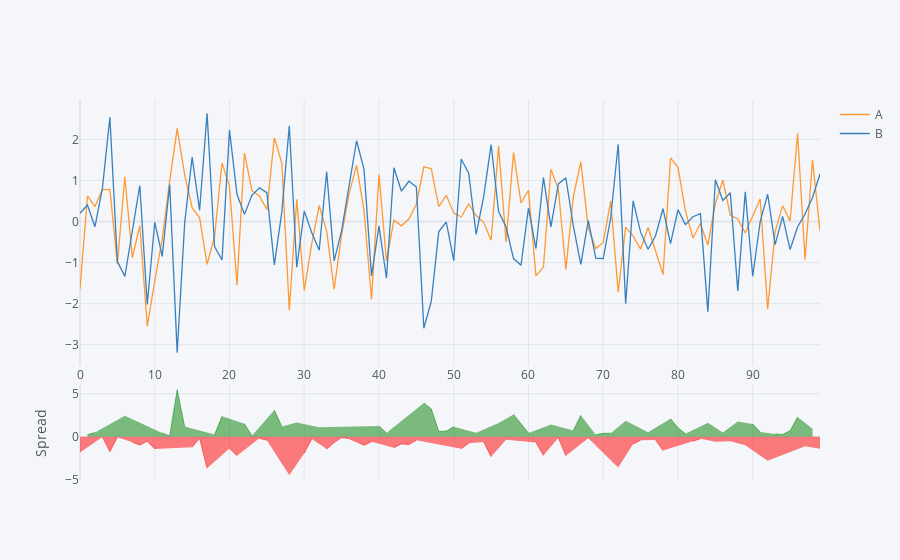

The cell this chart's notebook holds for it:
### Code cell
df[["A","B"]].iplot(kind="spread")
